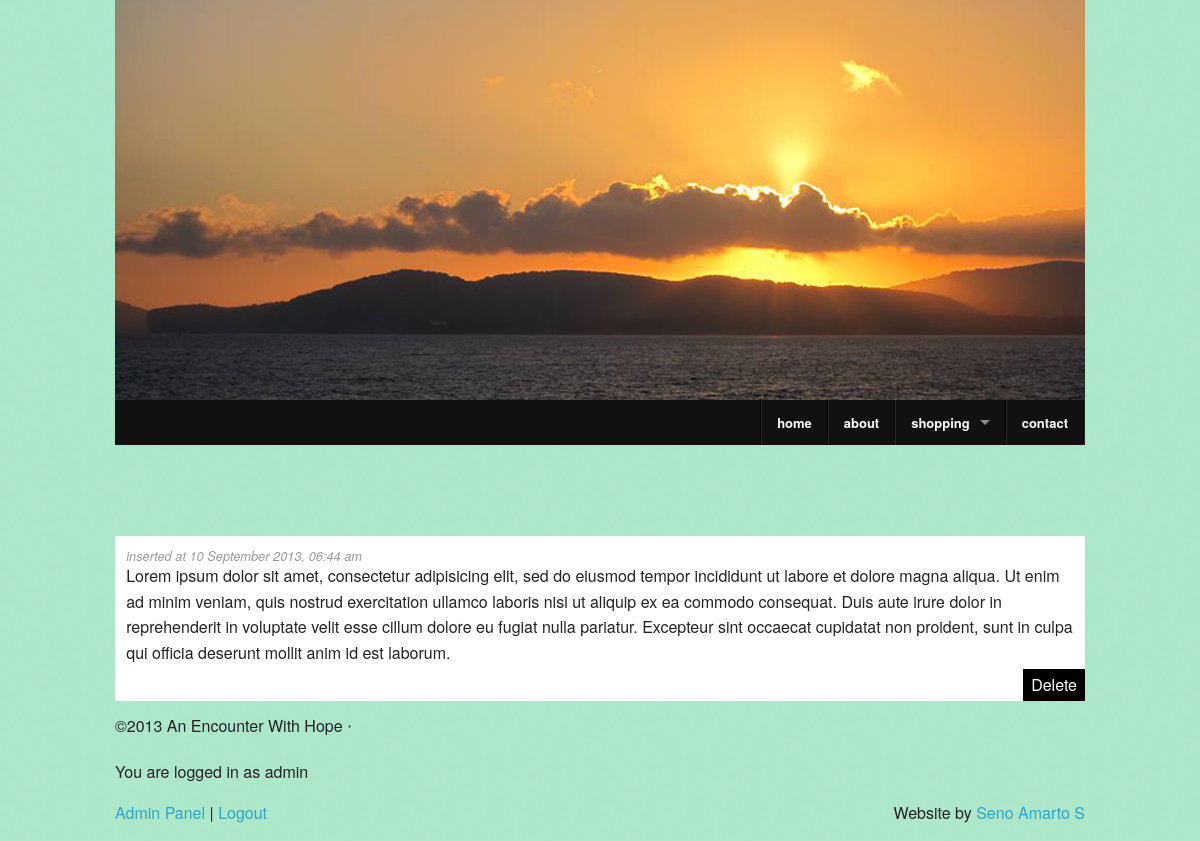
Page /index.php?page=inspirations (signed in) on the committed database.
### tables this page shows
CREATE TABLE IF NOT EXISTS `inspirations` (
  `inspID` int(11) NOT NULL AUTO_INCREMENT,
  `inspText` text NOT NULL,
  `userID` int(11) NOT NULL,
  `timeStamp` timestamp NOT NULL DEFAULT CURRENT_TIMESTAMP ON UPDATE CURRENT_TIMESTAMP,
  PRIMARY KEY (`inspID`)
);

### www/classes/model-class.php (called while the page is built, shortened)
<?php
include 'classes/db-class.php';
class Model extends Dbase{
	public function __construct(){
		$pagesToValidate = array('home');
	}
public function checkUserSession(){
	if ($_POST['login']) {
		if ($_POST['userName'] && $_POST['userPassword']) {
			$this->adminLoggedIn = $this-> validateUser();
			if (!$this->adminLoggedIn) {
				$this->loginMsg = 'Sorry login failed.';
			}
		}else{
			$this->loginMsg = 'Please enter Username and Password';
		}
	}else{
		if ($_SESSION['userAccess'] == 'admin') {
			$this->adminLoggedIn = true;
		}
	}
}
}
?>

### www/classes/db-class.php (called while the page is built, shortened)
<?php
class Dbase{
	private $db;
	public function __construct(){
		try {
			$this->db = new mysqli(DBHOST, DBUSER, DBPASS, DBNAME);
		}catch(Exception $e){
			die($e->getMessage());
		}
	}
public function getPageInfo($page){
$qry = "SELECT pageID, pageName, pageTitle, pageHeading, pageKeywords, pageDescription, pageContent FROM pages WHERE pageName ='$page' ";
$rs = $this-> db -> query($qry);
}
public function getInsp(){
$qry = "SELECT inspID, inspText, timeStamp FROM inspirations ORDER BY timeStamp DESC";
$rs = $this-> db -> query($qry);
	if($rs){
		if ($rs-> num_rows > 0) {
			$insp = array();
			while ($row = $rs->fetch_assoc()) {
				$insp[] = $row;
			}
			return $insp;
		}else{
			echo "There is Daily Inspirations.";
		}
	}else{
		echo "Error executing query. " . $qry;
	}
}
}
?>

### www/views/inspirations-view.php (the view, shortened to what this page needs)
<?php
class InspirationsView extends View{
		protected function displayContent(){
		$this->insps = $this->model->getInsp();
		$html = '<div class="large-12 columns">';
		$html .= '<h2 id="header-title">'.$this->pageInfo['pageHeading'].'</h2>'."\n";
	 $html .= '</div>';
		$html .= '<div class="large-12 columns">';
		foreach ($this->insps as $insp) {
			$html .= '<div class="list-insp">';
			$html .= '<span class="timestamp">inserted at '.date("d F Y, h:i a", strtotime($insp['timeStamp'])).'</span>'.'<p>'.$insp['inspText'].'</p>'.'<div class="link-delete-parent"><a class="link-delete" href="index.php?page=delete&amp;did='.$insp['inspID'].'" onclick="return confirm(\'Are you sure?\');">Delete</a></div>';
			$html .= '</div>';
		}
		$html .= '</div>';
		$html .= '
	</div>
	</div>';
	return $html;
}
}
?>

### www/index.php (shortened to what this page needs)
<?php
include 'views/view-class.php';
include 'classes/model-class.php';
class PageSelector{
	public function run(){
		$model = new Model;
		if($_GET['page'] == 'editPage'){
				$pageInfo = $model->getPageInfo($_GET['edit']);
			}else{
					$pageInfo = $model->getPageInfo($_GET['page']);
		}
		switch ($_GET['page']){
			case 'inspirations':
			include 'views/inspirations-view.php';
			$view = new InspirationsView($pageInfo, $model);
			break;
		}
		echo $view-> displayPage();
	}
}
$pageSelect = new PageSelector;
$pageSelect-> run();
?>

### www/views/view-class.php (shortened to what this page needs)
<?php
abstract class View {
	protected $pageInfo;
	protected $model;
	public function __construct($info, $model) {
		$this->pageInfo = $info;
		$this->model   = $model;
	}
	private function displayHeader() {
		$html  = '<!DOCTYPE html>'."\n";
		$html .= '<html>'."\n";
		$html .= '<head>'."\n";
		$html .= '<meta charset="utf-8" />'."\n";
		$html .= '<title>'.$this->pageInfo['pageTitle'].'</title>'."\n";
		$html .= '<meta name="description" content="'.$this->pageInfo['pageDescription'].'" />'."\n";
		$html .= '<meta name="keyword" content="'.$this->pageInfo['pageKeywords'].'" />'."\n";
		$html .= '<link rel="stylesheet" href="css/app.css">'."\n";
  $html .= '<link rel="stylesheet" href="css/main.css">'."\n";
	 $html .= '<link href="http://fonts.googleapis.com/css?family=Great+Vibes" rel="stylesheet" type="text/css">'."\n";
	 $html .= '<script src="js/vendor/custom.modernizr.js"></script>'."\n";
		$html .= '</head>'."\n";
		$html .= '<body>'."\n";
		$html .= '<div class="row">
	<div class="large-12 columns">
		<img src="images/sunset1.png">
	</div>
</div>';
$html .= '<div class="row navigation-area">
<div class="large-12 columns">
<div class="contain-to-grid">
<nav class="top-bar">
<section class="top-bar-section">';
$html .= $this->displayNav();
$html .= '
</section>
</nav>
</div>
</div>
</div>';
	$html .= '	<div class="row">';
		return $html;
	}
	private function displayLoginInfo(){
		if ($this->model->adminLoggedIn) {
			$html = '<p id="loginInfo">You are logged in as '.$_SESSION['userName'].'</p>'."\n";
			return $html;
		}
	}
	private function displayNav(){
		$html = '<ul class="right">
		<li class="toggle-topbar"><a href="#"><span>Menu</span></a></li>
		<li class="divider"></li>
		<li><a href="index.php?page=home">home</a></li>
		<li class="divider"></li>
		<li><a href="about.php">about</a></li>
		<li class="divider"></li>
		<li class="has-dropdown"><a href="#">shopping</a>
			<ul class="dropdown"><li><a href="shopping.php">The book</a></li></ul>
		</li>
		<li class="divider"></li>
		<li><a href="index.php?page=contact">contact</a></li>
		<li class="divider"></li>
		</ul>';
		return $html;
	}
	private function displayFooter() {
		$html = '</div>'."\t\t";
		$html .= '<div class="row">';
		$html .= '<div class="large-12 columns">';
		$html .= '<div id="footer"><p>&copy;2013 An Encounter With Hope &sdot; ';
		if ($this->model->adminLoggedIn) {
			$html .= $this-> displayLoginInfo();
			$html .= '<a href="index.php?page=admin">Admin Panel</a> | ';
			$html .= '<a href="index.php?page=logout">Logout</a> ';
		}else{
		$html .= '<a href="index.php?page=admin">Login</a>';
		}
		$html .= ' <span id="jerseyscript">Website by <a href="http://jerseyscript.com">Seno Amarto S</a></span></p>'."\n";
		$html .= '</div>'."\t\t";
		$html .= '</div>';
		$html .= '</div>';
		$html .= '<script>
  document.write(\'<script src=\' +
  (\'__proto__\' in {} ? \'js/vendor/zepto\' : \'js/vendor/jquery\') +
  \'.js><\/script>\')
  </script>
 <script src="js/foundation/foundation.js"></script>
	<script src="js/foundation/foundation.abide.js"></script>
	<script src="js/foundation/foundation.alerts.js"></script>
	<script src="js/foundation/foundation.clearing.js"></script>
 <script src="js/foundation/foundation.cookie.js"></script>
 <script src="js/foundation/foundation.dropdown.js"></script>
 <script src="js/foundation/foundation.forms.js"></script>
 <script src="js/foundation/foundation.interchange.js"></script>
 <script src="js/foundation/foundation.joyride.js"></script>
 <script src="js/foundation/foundation.magellan.js"></script>
 <script src="js/foundation/foundation.orbit.js"></script>
 <script src="js/foundation/foundation.placeholder.js"></script>
 <script src="js/foundation/foundation.reveal.js"></script>
 <script src="js/foundation/foundation.section.js"></script>
 <script src="js/foundation/foundation.tooltips.js"></script>
 <script src="js/foundation/foundation.topbar.js"></script>
  <script>
    $(document).foundation()
    .foundation(\'abide\',{
    	live_validate : true,
			  focus_on_invalid : true,
			  timeout : 1000,
	    patterns: {
	      alpha_numeric : /[a-zA-Z0-9]+/
	    }
	  });
  </script>
  <script>
					$(\'#form-inspiration\')
						.on(\'invalid\', function () {
							var invalid_fields = $(this).find(\'[data-invalid]\');
							console.log(invalid_fields);
						});
							$(\'#form-inspiration\')
						.on(\'valid\', function () {
						console.log(\'valid!\');
					});
	 </script>';
		$html .= '</body>'."\n";
		$html .= '</html>';
		return $html;
	}
	public function displayPage() {
		$this->model->checkUserSession();
		$html  = $this->displayHeader();
		$html .= $this->displayContent();
		$html .= $this->displayFooter();
		return $html;
	}
}
?>

### www/css/main.css (style rules this page uses)
ul { padding: 0; list-style: none; }
body { background: url("../images/bg1.png") repeat transparent; }
#jerseyscript { float: right; }
.list-insp { position: relative; margin: 0.8em 0; padding: 0.7em; overflow: hidden; background-color: white; }
.list-insp p { margin-bottom: 1.5em; }
.timestamp { font-size: 0.8em; color: #999999; font-style: italic; }
.link-delete-parent { background-color: black; position: absolute; bottom: 0; right: 0; padding: 0.5em; }
.link-delete { color: white; }

### rows in the picture
inspirations: timeStamp "10 September 2013, 06:44 am", inspText "Lorem ipsum dolor sit amet, consectetur adipisicing elit, sed do eiusmod tempor incididunt ut labore et dolore magna aliqua. Ut enim ad minim veniam, quis nostrud exercitation ullamco laboris nisi ut aliquip ex ea commodo consequat. Duis aute irure dolor in reprehenderit in voluptate velit esse cillum dolore eu fugiat nulla pariatur. Excepteur sint occaecat cupidatat non proident, sunt in culpa qui officia deserunt mollit anim id est laborum."

### other values in the picture
$_SESSION['userName'] "admin"
